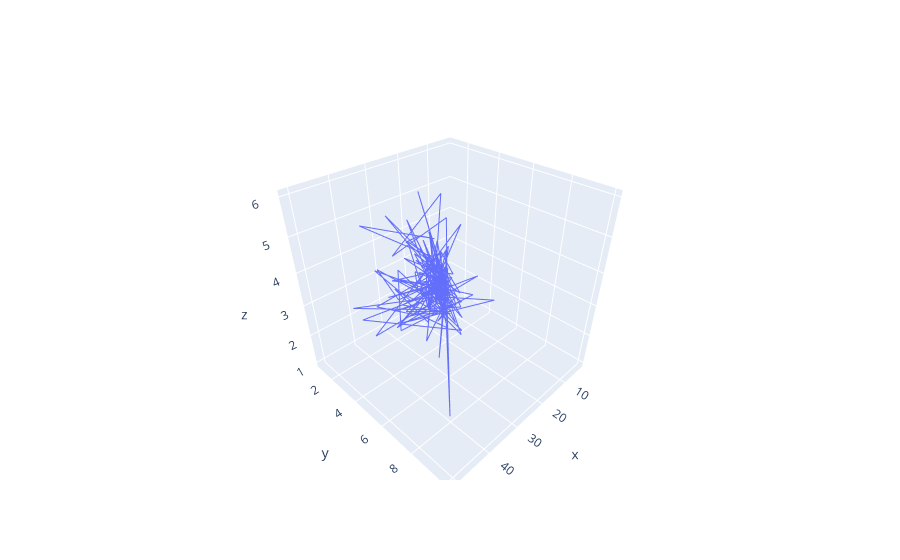

Notebook source saved alongside this figure:
### Code cell
fig = go.Figure()
fig.add_trace(go.Scatter3d(x = tips.total_bill , y = tips.tip,mode='lines',z=tips['size']))

### Figure 1 — Plotly figure (JSON) as saved in the notebook; plotly's stock layout.template omitted (floating-point values rounded to 4 significant figures; data arrays with more than 128 entries replaced by an {"elided": "..."} marker saying what was removed)
{"data": [{"mode": "lines", "type": "scatter3d", "x": {"elided": "244 float values"}, "y": {"elided": "244 float values"}, "z": {"elided": "244 int values"}}], "layout": {}}
